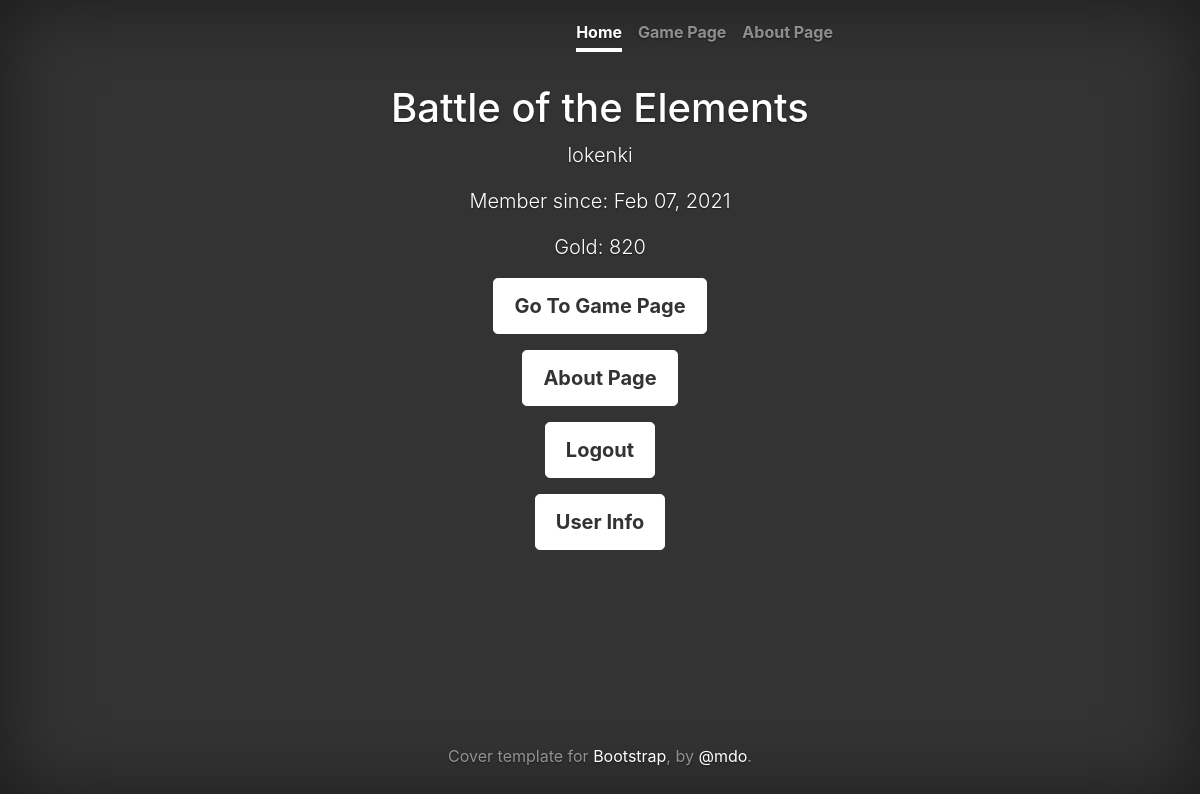
Page /main (signed in) on the earlier database version.
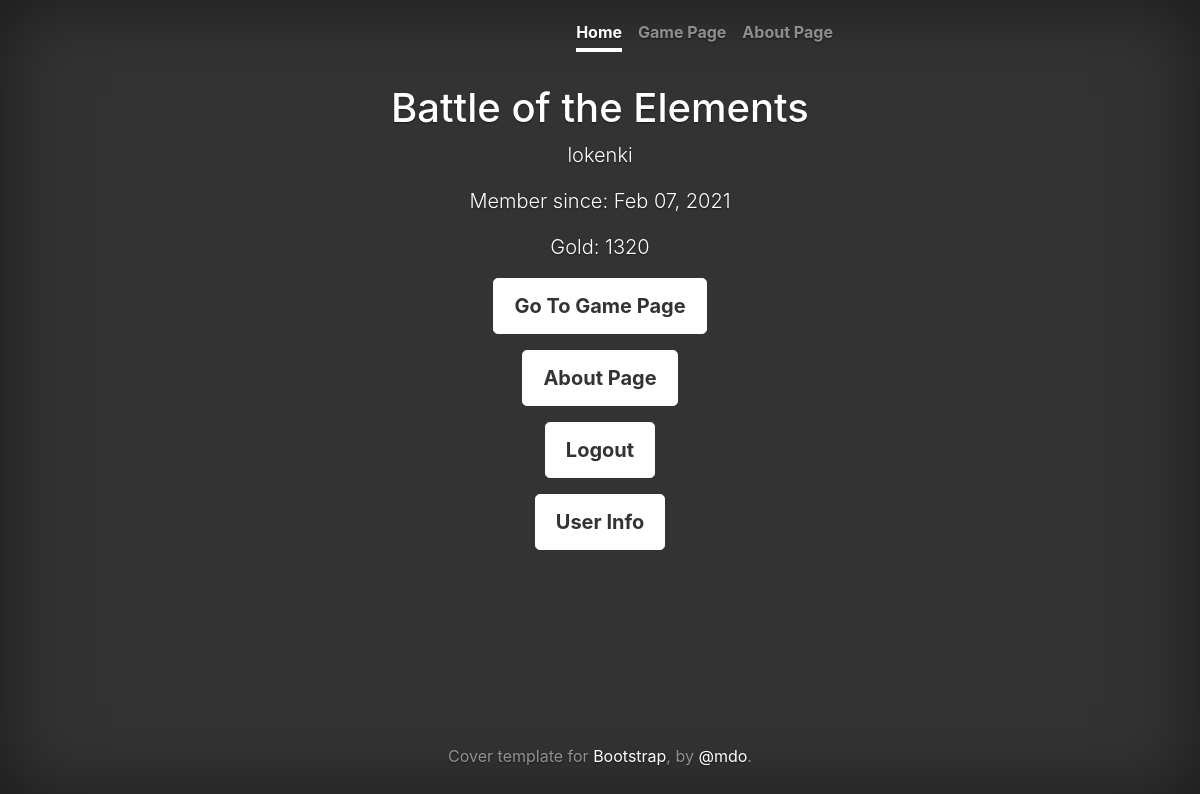
Same page on the later database version.
### group_app/models.py (models this page shows)
class User(models.Model):
    user_name = models.CharField(max_length=20)
    email = models.CharField(max_length=40)
    password = models.CharField(max_length=250)
    gold = models.IntegerField(default=1000)
    avatar = models.CharField(max_length=12, default="Metal")
    created_at = models.DateTimeField(auto_now_add=True)
    updated_at = models.DateTimeField(auto_now=True)
    objects = UserManager()

### group_app/views.py (the view)
# urls.py: path('main', views.main, name="main"),
def main(request):
    this_user = User.objects.get(id=request.session['user_id'])
    context = {
        'user': this_user,
    }
    return render(request, 'main.html', context)

### group_app/templates/main.html (shortened to what this page needs)
    {% load static %}
{% block header %}
{% include "header.html" %}
{% endblock %}
        <main role="main" class="inner cover">
            <h1 class="cover-heading">Battle of the Elements</h1>
            <p class="lead">{{ user.user_name }}</p>
            <p class="lead">Member since: {{ user.created_at|date:"M d, Y" }}</p>
            <p class="lead">Gold: {{ user.gold }}</p>
            <p class="lead">
                <a href="{% url 'game_page' %}" class="btn btn-lg btn-secondary">Go To Game Page</a>
            </p>
            <p class="lead">
                <a href="{% url 'about_page' %}" class="btn btn-lg btn-secondary">About Page</a>
            </p>
            <p class="lead">
                <a href="{% url 'logout' %}" class="btn btn-lg btn-secondary">Logout</a>
            </p>
            <p>
                <a href="/user_info/{{user.id}}" class="btn btn-lg btn-secondary">User Info</a>
            </p>
        </main>
        <footer class="mastfoot mt-auto">
            <div class="inner">
                <p>Cover template for <a href="https://getbootstrap.com/">Bootstrap</a>, by <a href="https://twitter.com/mdo">@mdo</a>.</p>
            </div>
        </footer>
    </div>
{% block footer %}
{% include "footer.html" %}
{% endblock %}

Differences in the rows shown:
changed User "lokenki": gold "820" → "1320"
